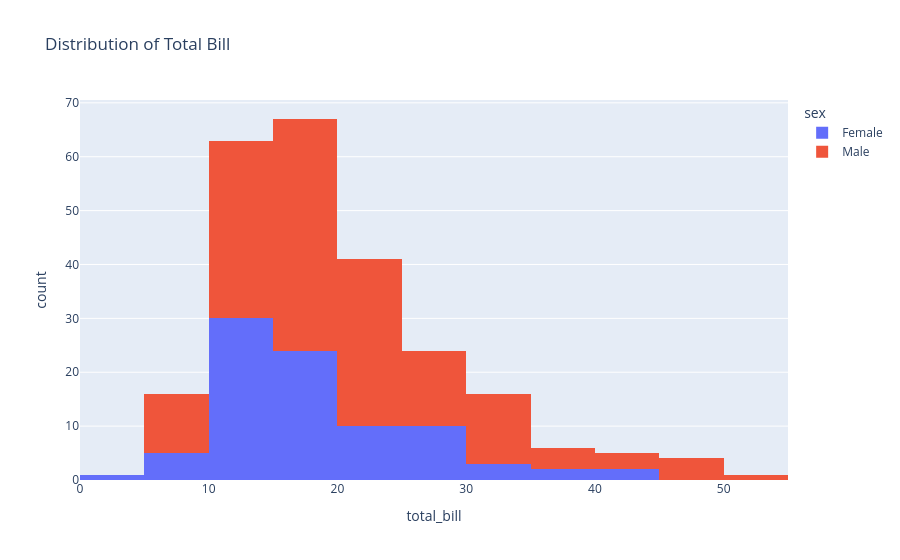

Here is the notebook cell this chart was saved with:
### Code cell
fig = px.histogram(tips, x='total_bill', nbins=20, color='sex', title='Distribution of Total Bill')
fig.show()

### Figure 1 — Plotly figure (JSON) as saved in the notebook; plotly's stock layout.template omitted (floating-point values rounded to 4 significant figures; data arrays with more than 128 entries replaced by an {"elided": "..."} marker saying what was removed)
{"data": [{"alignmentgroup": "True", "bingroup": "x", "hovertemplate": "sex=Female<br>total_bill=%{x}<br>count=%{y}<extra></extra>", "legendgroup": "Female", "marker": {"color": "#636efa", "pattern": {"shape": ""}}, "name": "Female", "nbinsx": 20, "offsetgroup": "Female", "orientation": "v", "showlegend": true, "type": "histogram", "x": [16.99, 24.59, 35.26, 14.83, 10.33, 16.97, 20.29, 15.77, 19.65, 15.06, 20.69, 16.93, 10.29, 34.81, 26.41, 16.45, 3.07, 17.07, 26.86, 25.28, 14.73, 10.07, 34.83, 5.75, 16.32, 22.75, 11.35, 15.38, 44.3, 22.42, 20.92, 14.31, 7.25, 25.71, 17.31, 10.65, 12.43, 24.08, 13.42, 12.48, 29.8, 14.52, 11.38, 20.27, 11.17, 12.26, 18.26, 8.51, 10.33, 14.15, 13.16, 17.47, 27.05, 16.43, 8.35, 18.64, 11.87, 29.85, 25, 13.39, 16.21, 17.51, 10.59, 10.63, 9.6, 20.9, 18.15, 19.81, 43.11, 13, 12.74, 13, 16.4, 16.47, 12.76, 13.27, 28.17, 12.9, 30.14, 13.42, 15.98, 16.27, 10.09, 22.12, 35.83, 27.18, 18.78], "xaxis": "x", "yaxis": "y"}, {"alignmentgroup": "True", "bingroup": "x", "hovertemplate": "sex=Male<br>total_bill=%{x}<br>count=%{y}<extra></extra>", "legendgroup": "Male", "marker": {"color": "#EF553B", "pattern": {"shape": ""}}, "name": "Male", "nbinsx": 20, "offsetgroup": "Male", "orientation": "v", "showlegend": true, "type": "histogram", "x": {"elided": "157 float values"}, "xaxis": "x", "yaxis": "y"}], "layout": {"barmode": "relative", "legend": {"title": {"text": "sex"}, "tracegroupgap": 0}, "title": {"text": "Distribution of Total Bill"}, "xaxis": {"anchor": "y", "domain": [0, 1], "title": {"text": "total_bill"}}, "yaxis": {"anchor": "x", "domain": [0, 1], "title": {"text": "count"}}}}
